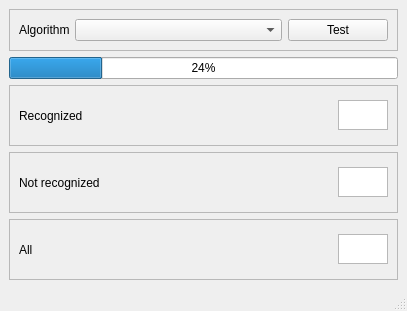
<?xml version="1.0" encoding="UTF-8"?>
<ui version="4.0">
 <class>TestWindow</class>
 <widget class="QMainWindow" name="TestWindow">
  <property name="geometry">
   <rect>
    <x>0</x>
    <y>0</y>
    <width>407</width>
    <height>311</height>
   </rect>
  </property>
  <property name="windowTitle">
   <string>Test algorithms</string>
  </property>
  <widget class="QWidget" name="centralwidget">
   <layout class="QVBoxLayout" name="verticalLayout">
    <item>
     <widget class="QFrame" name="frame">
      <property name="minimumSize">
       <size>
        <width>131</width>
        <height>0</height>
       </size>
      </property>
      <property name="frameShape">
       <enum>QFrame::StyledPanel</enum>
      </property>
      <property name="frameShadow">
       <enum>QFrame::Raised</enum>
      </property>
      <layout class="QHBoxLayout" name="horizontalLayout">
       <item>
        <widget class="QLabel" name="label">
         <property name="maximumSize">
          <size>
           <width>50</width>
           <height>16777215</height>
          </size>
         </property>
         <property name="text">
          <string>Algorithm</string>
         </property>
        </widget>
       </item>
       <item>
        <widget class="QComboBox" name="cbAlgorithm"/>
       </item>
       <item>
        <widget class="QPushButton" name="bTest">
         <property name="maximumSize">
          <size>
           <width>100</width>
           <height>16777215</height>
          </size>
         </property>
         <property name="text">
          <string>Test</string>
         </property>
        </widget>
       </item>
      </layout>
     </widget>
    </item>
    <item>
     <widget class="QProgressBar" name="pbTested">
      <property name="value">
       <number>24</number>
      </property>
     </widget>
    </item>
    <item>
     <widget class="QFrame" name="frame_2">
      <property name="frameShape">
       <enum>QFrame::StyledPanel</enum>
      </property>
      <property name="frameShadow">
       <enum>QFrame::Raised</enum>
      </property>
      <layout class="QHBoxLayout" name="horizontalLayout_2">
       <item>
        <widget class="QLabel" name="label_2">
         <property name="minimumSize">
          <size>
           <width>100</width>
           <height>0</height>
          </size>
         </property>
         <property name="maximumSize">
          <size>
           <width>16777215</width>
           <height>16777215</height>
          </size>
         </property>
         <property name="text">
          <string>Recognized</string>
         </property>
        </widget>
       </item>
       <item>
        <widget class="QTextEdit" name="teRecognized">
         <property name="maximumSize">
          <size>
           <width>50</width>
           <height>30</height>
          </size>
         </property>
        </widget>
       </item>
      </layout>
     </widget>
    </item>
    <item>
     <widget class="QFrame" name="frame_3">
      <property name="frameShape">
       <enum>QFrame::StyledPanel</enum>
      </property>
      <property name="frameShadow">
       <enum>QFrame::Raised</enum>
      </property>
      <layout class="QHBoxLayout" name="horizontalLayout_3">
       <item>
        <widget class="QLabel" name="label_3">
         <property name="minimumSize">
          <size>
           <width>100</width>
           <height>0</height>
          </size>
         </property>
         <property name="text">
          <string>Not recognized</string>
         </property>
        </widget>
       </item>
       <item>
        <widget class="QTextEdit" name="teNotRecognized">
         <property name="maximumSize">
          <size>
           <width>50</width>
           <height>30</height>
          </size>
         </property>
        </widget>
       </item>
      </layout>
     </widget>
    </item>
    <item>
     <widget class="QFrame" name="frame_4">
      <property name="frameShape">
       <enum>QFrame::StyledPanel</enum>
      </property>
      <property name="frameShadow">
       <enum>QFrame::Raised</enum>
      </property>
      <layout class="QHBoxLayout" name="horizontalLayout_4">
       <item>
        <widget class="QLabel" name="label_4">
         <property name="minimumSize">
          <size>
           <width>100</width>
           <height>0</height>
          </size>
         </property>
         <property name="text">
          <string>All</string>
         </property>
        </widget>
       </item>
       <item>
        <widget class="QTextEdit" name="teAll">
         <property name="maximumSize">
          <size>
           <width>50</width>
           <height>30</height>
          </size>
         </property>
        </widget>
       </item>
      </layout>
     </widget>
    </item>
   </layout>
  </widget>
  <widget class="QMenuBar" name="menubar">
   <property name="geometry">
    <rect>
     <x>0</x>
     <y>0</y>
     <width>407</width>
     <height>25</height>
    </rect>
   </property>
  </widget>
  <widget class="QStatusBar" name="statusbar"/>
 </widget>
 <resources/>
 <connections/>
</ui>
